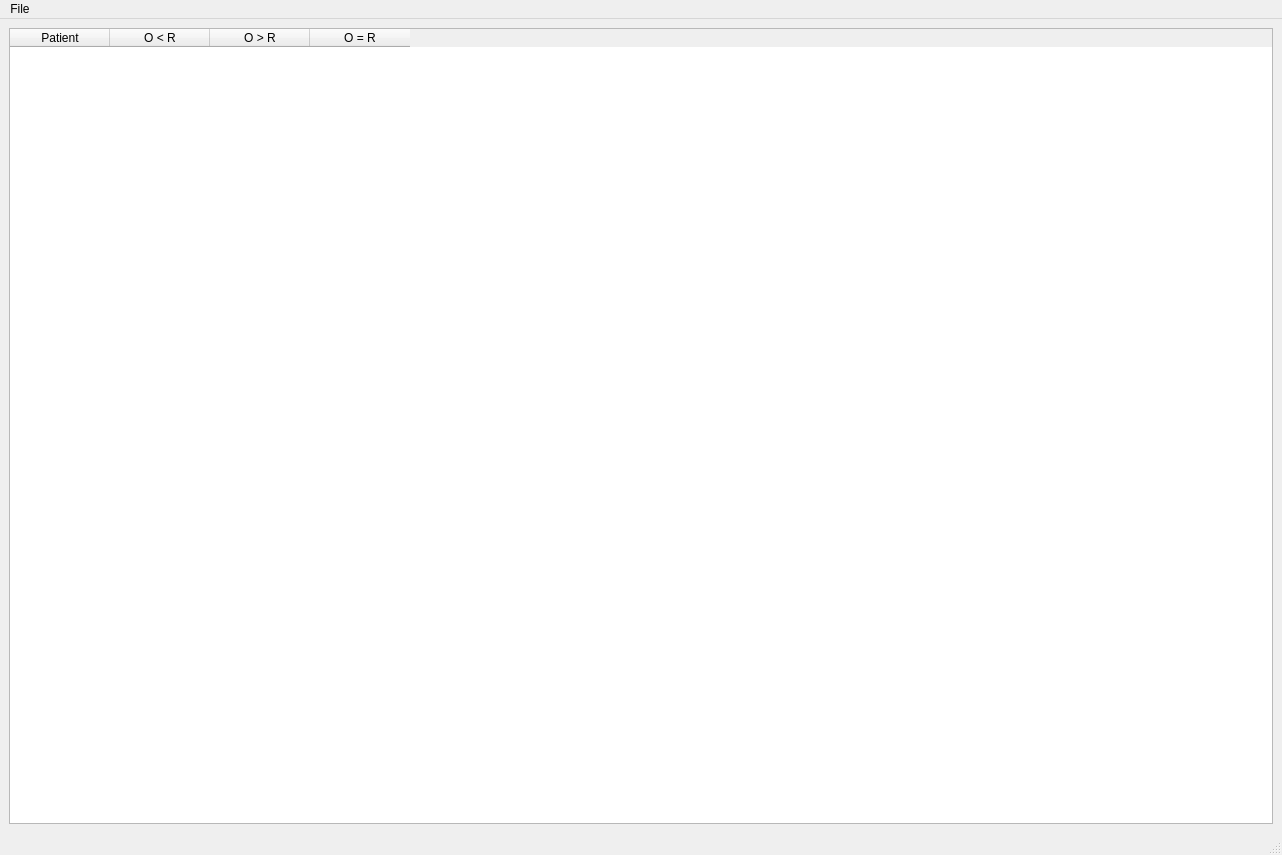
<?xml version="1.0" encoding="UTF-8"?>
<ui version="4.0">
 <class>MainWindow</class>
 <widget class="QMainWindow" name="MainWindow">
  <property name="geometry">
   <rect>
    <x>0</x>
    <y>0</y>
    <width>1282</width>
    <height>855</height>
   </rect>
  </property>
  <property name="windowTitle">
   <string>MainWindow</string>
  </property>
  <widget class="QWidget" name="centralwidget">
   <layout class="QGridLayout" name="gridLayout">
    <item row="0" column="0">
     <widget class="QTableWidget" name="tb">
      <column>
       <property name="text">
        <string>Patient</string>
       </property>
      </column>
      <column>
       <property name="text">
        <string>O &lt; R</string>
       </property>
      </column>
      <column>
       <property name="text">
        <string>O &gt; R</string>
       </property>
      </column>
      <column>
       <property name="text">
        <string>O = R</string>
       </property>
      </column>
     </widget>
    </item>
   </layout>
  </widget>
  <widget class="QMenuBar" name="menubar">
   <property name="geometry">
    <rect>
     <x>0</x>
     <y>0</y>
     <width>1282</width>
     <height>21</height>
    </rect>
   </property>
   <widget class="QMenu" name="File">
    <property name="title">
     <string>File</string>
    </property>
    <addaction name="LoadFigs"/>
    <addaction name="Save"/>
    <addaction name="LoadTable"/>
   </widget>
   <addaction name="File"/>
  </widget>
  <widget class="QStatusBar" name="statusbar"/>
  <action name="Import">
   <property name="text">
    <string>Import</string>
   </property>
  </action>
  <action name="LoadFigs">
   <property name="text">
    <string>Load Figs</string>
   </property>
  </action>
  <action name="Save">
   <property name="text">
    <string>Save Table</string>
   </property>
  </action>
  <action name="LoadFig">
   <property name="text">
    <string>Load Fig</string>
   </property>
  </action>
  <action name="LoadTable">
   <property name="text">
    <string>Load Table</string>
   </property>
  </action>
 </widget>
 <resources/>
 <connections/>
</ui>
